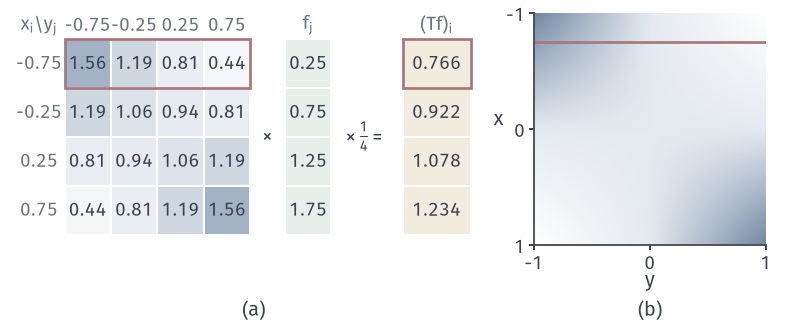

This chart was generated by the following Python code:
from pathlib import Path
import sys
ROOT = next(p for p in Path(__file__).resolve().parents if (p/"build.sh").is_file() and (p/"tex/book.tex").is_file())
sys.path.insert(0, str(ROOT/"figures/00-shared/mathematical-preliminaries-upper/00-shared/comprehension-figures"))
from support import figure, save, BLUE, GREEN, YELLOW, RED, PURPLE, INK, MUTED, GRID, BLUE_FILL, GREEN_FILL, YELLOW_FILL, RED_FILL, PURPLE_FILL
import numpy as np
from matplotlib.colors import LinearSegmentedColormap
from matplotlib.patches import Rectangle, Ellipse, Circle

# 贯穿例子 k(x,y)=1+xy，[-1,1] 上概率测度 dy/2。四个中点 x_i 处的矩阵元素、输入 f=1+x 与输出。
pts = np.array([-.75, -.25, .25, .75])
K = 1 + np.outer(pts, pts); f = 1 + pts; out = K @ f / 4
cmap = LinearSegmentedColormap.from_list('b', ['#FFFFFF', BLUE_FILL, BLUE])
col = lambda v: cmap(np.clip(v/2.0, 0, 1))
fig, (a0, a1) = figure(width_mm=112, height_mm=46, ncols=2, width_ratios=[2.05, 1])
fig.set_layout_engine(None)
fig.subplots_adjust(left=.02, right=.965, top=.99, bottom=.21, wspace=.12)
a0.set_xlim(-1.05, 9.2); a0.set_ylim(4.45, -.75); a0.axis('off')
for i in range(4):
    for j in range(4):
        a0.add_patch(Rectangle((j, i), 1, 1, fc=col(K[i, j]), ec='white', lw=.8))
        a0.text(j+.5, i+.5, f'{K[i,j]:.2f}', ha='center', va='center', fontsize=7.5)
a0.add_patch(Rectangle((0, 0), 4, 1, fc='none', ec=RED, lw=1.1))
for j, p in enumerate(pts):
    a0.text(j+.5, -.28, f'{p:g}', ha='center', va='center', color=MUTED, fontsize=7.5)
a0.text(-.55, -.28, '$x_i\\backslash y_j$', ha='center', va='center', color=MUTED, fontsize=7.5)
for i, p in enumerate(pts):
    a0.text(-.55, i+.5, f'{p:g}', ha='center', va='center', color=MUTED, fontsize=7.5)
for i in range(4):
    a0.add_patch(Rectangle((4.75, i), 1, 1, fc=GREEN_FILL, ec='white', lw=.8))
    a0.text(5.25, i+.5, f'{f[i]:.2f}', ha='center', va='center', fontsize=7.5)
    a0.add_patch(Rectangle((7.3, i), 1.45, 1, fc=YELLOW_FILL, ec='white', lw=.8))
    a0.text(8.02, i+.5, f'{out[i]:.3f}', ha='center', va='center', fontsize=7.5)
a0.add_patch(Rectangle((7.3, 0), 1.45, 1, fc='none', ec=RED, lw=1.1))
a0.text(4.37, 2, r'$\times$', ha='center', va='center')
a0.text(6.5, 2, r'$\times\,\frac{1}{4}=$', ha='center', va='center')
a0.text(5.25, -.28, r'$f_j$', ha='center', va='center', color=MUTED, fontsize=7.5)
a0.text(8.02, -.28, r'$(Tf)_i$', ha='center', va='center', color=MUTED, fontsize=7.5)
xs = np.linspace(-1, 1, 201); kk = 1 + np.outer(xs, xs)
a1.imshow(kk, extent=(-1, 1, 1, -1), cmap=cmap, vmin=0, vmax=2, interpolation='bilinear', aspect='equal')
a1.axhline(-.75, color=RED, lw=1.1)
a1.set_xticks([-1, 0, 1]); a1.set_yticks([-1, 0, 1]); a1.tick_params(length=2, pad=1.5)
a1.set_xlabel('$y$', labelpad=-1); a1.set_ylabel('$x$', labelpad=3, rotation=0)
for ax, s in zip((a0, a1), '(a) (b)'.split()):
    q = ax.get_position(); fig.text((q.x0+q.x1)/2, .015, s, ha='center', va='bottom')
save(fig, Path(__file__).resolve().parent, 'figure', {'formula': 'K_ij=1+x_i x_j at midpoints -3/4,-1/4,1/4,3/4; f=1+x; (Tf)_i=(1/4) sum K_ij f_j; (b) k(x,y)=1+xy'})
